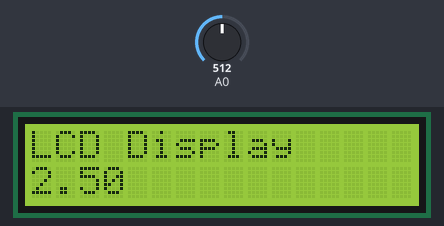
The sketch below on a simulated Arduino Uno, built with avr-gcc and run on an emulated ATmega328P. Shown: 16×2 character LCD. The inputs (shaded band) are chosen by the test bench; at power-on: A0 = 512.

Above: at 1.26 s.
1.3 s: A0 set to 716
At 1.53 s:
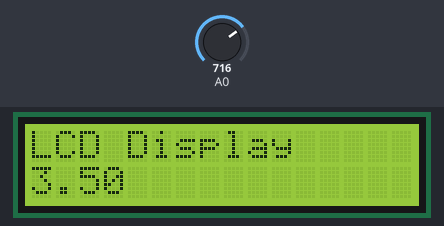
4.3 s: A0 set to 900
At 4.56 s:
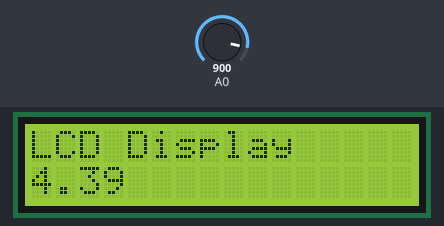
5.8 s: A0 set to 1023
At 6.34 s:
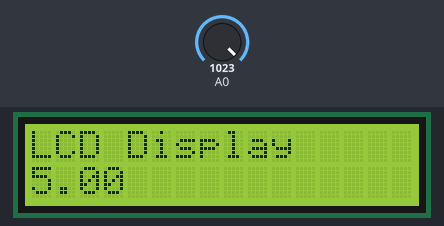
Timing chart, 0 to 8.8 s (numbered marks = the images above; inputs shaded):
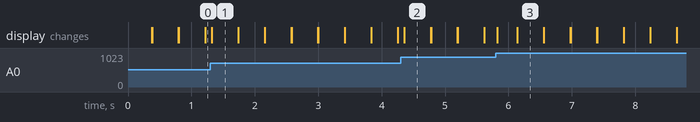

Measured:
- after the input at 1.3 s, the display: changes at once (image 1)
- after the input at 4.3 s, the display: changes after 0.06 s (image 2)
- after the input at 5.8 s, the display: changes at once (image 3)
- what the display in image 1 shows lasts 0.4 s, from 1.3 s to 1.7 s

The sketch:

potentiometru_ADC_Value.ino
```cpp
#include <LiquidCrystal.h>
#define ADC_VREF_TYPE ((1<<REFS0)|(0<<ADLAR))

LiquidCrystal lcd(12, 11, 5, 4, 3, 2);
float stepADC = 5.0 / 1024.0; // Calculate step based on Vref

void setup() {
  lcd.begin(16, 2); // Adjusted the order of arguments for correct function call
  initializareADC();
}

void loop() {
  lcd.print("LCD Display");
  lcd.setCursor(0, 1);
  unsigned int sensorValue = citesteADC(0);
  float tensiune = stepADC * sensorValue;
  lcd.print(tensiune, 2);
  delay(100);
  lcd.clear();
}

unsigned int citesteADC(unsigned char adc_input) {
  ADMUX = adc_input | ADC_VREF_TYPE;
  delayMicroseconds(10);
  ADCSRA |= (1 << ADSC);
  while (ADCSRA & (1 << ADSC)) {} // Wait for conversion to complete
  return ADCW;
}

void initializareADC() {
  DIDR0 = 0x00; // Disable digital inputs on ADC pins
  ADMUX = ADC_VREF_TYPE;
  ADCSRA = (1 << ADEN) | (1 << ADPS2) | (1 << ADPS1) | (1 << ADPS0); // Enable ADC, prescaler 128
}
```
